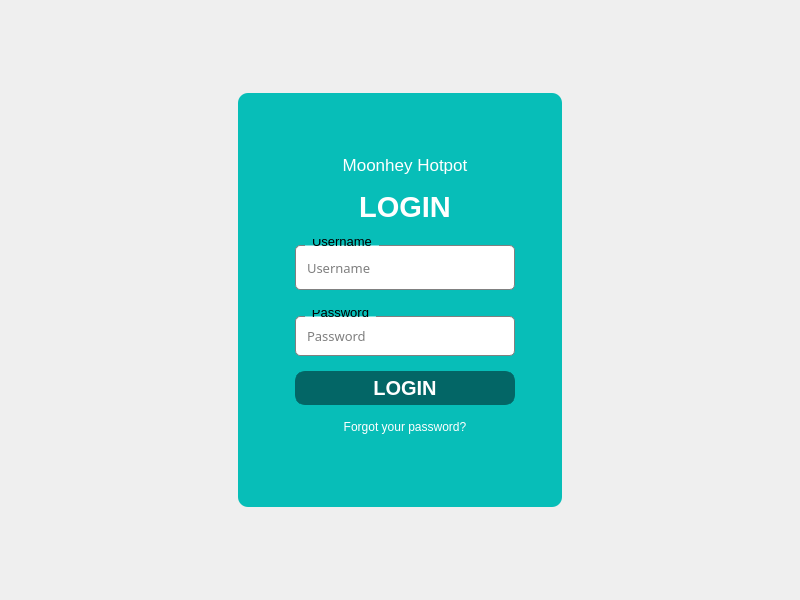
<?xml version="1.0" encoding="UTF-8"?>
<ui version="4.0">
 <class>MainWindow</class>
 <widget class="QMainWindow" name="MainWindow">
  <property name="geometry">
   <rect>
    <x>0</x>
    <y>0</y>
    <width>800</width>
    <height>600</height>
   </rect>
  </property>
  <property name="windowTitle">
   <string>MainWindow</string>
  </property>
  <property name="styleSheet">
   <string notr="true">#widget {
	background-color: #07BEB8;
	border-radius: 10px;
}

QLabel {
	color: #fff;
}

QGroupBox {
	border: 1px solid #808080;
	border-radius: 5px;
	background-color: #fff;
	margin-top: 6px;
}

QGroupBox:title {
	subcontrol-origin: margin;
	left: 10px;
	bottom: 5px;
	padding: 0 5px;
}

QLineEdit {
	border: none;
}

</string>
  </property>
  <widget class="QWidget" name="centralwidget">
   <layout class="QGridLayout" name="gridLayout_2">
    <item row="0" column="1">
     <spacer name="verticalSpacer_2">
      <property name="orientation">
       <enum>Qt::Orientation::Vertical</enum>
      </property>
      <property name="sizeHint" stdset="0">
       <size>
        <width>20</width>
        <height>59</height>
       </size>
      </property>
     </spacer>
    </item>
    <item row="1" column="0">
     <spacer name="horizontalSpacer_3">
      <property name="orientation">
       <enum>Qt::Orientation::Horizontal</enum>
      </property>
      <property name="sizeHint" stdset="0">
       <size>
        <width>209</width>
        <height>20</height>
       </size>
      </property>
     </spacer>
    </item>
    <item row="1" column="1">
     <widget class="QWidget" name="widget" native="true">
      <property name="minimumSize">
       <size>
        <width>0</width>
        <height>0</height>
       </size>
      </property>
      <layout class="QGridLayout" name="gridLayout">
       <item row="2" column="1">
        <spacer name="verticalSpacer_4">
         <property name="orientation">
          <enum>Qt::Orientation::Vertical</enum>
         </property>
         <property name="sizeHint" stdset="0">
          <size>
           <width>20</width>
           <height>64</height>
          </size>
         </property>
        </spacer>
       </item>
       <item row="1" column="1">
        <layout class="QVBoxLayout" name="verticalLayout_4">
         <property name="spacing">
          <number>15</number>
         </property>
         <item>
          <widget class="QLabel" name="companyName">
           <property name="font">
            <font>
             <pointsize>13</pointsize>
            </font>
           </property>
           <property name="text">
            <string>Moonhey Hotpot</string>
           </property>
           <property name="alignment">
            <set>Qt::AlignmentFlag::AlignCenter</set>
           </property>
          </widget>
         </item>
         <item>
          <widget class="QLabel" name="loginHeader">
           <property name="font">
            <font>
             <pointsize>22</pointsize>
             <bold>true</bold>
            </font>
           </property>
           <property name="text">
            <string>LOGIN</string>
           </property>
           <property name="alignment">
            <set>Qt::AlignmentFlag::AlignCenter</set>
           </property>
          </widget>
         </item>
         <item>
          <layout class="QVBoxLayout" name="verticalLayout_3">
           <property name="spacing">
            <number>20</number>
           </property>
           <item>
            <widget class="QGroupBox" name="groupBox">
             <property name="font">
              <font>
               <family>Segoe UI</family>
               <pointsize>10</pointsize>
               <bold>false</bold>
              </font>
             </property>
             <property name="title">
              <string>Username</string>
             </property>
             <layout class="QVBoxLayout" name="verticalLayout">
              <item>
               <widget class="QLineEdit" name="userlineEdit">
                <property name="minimumSize">
                 <size>
                  <width>200</width>
                  <height>25</height>
                 </size>
                </property>
                <property name="font">
                 <font>
                  <family>Segoe UI Light</family>
                  <pointsize>10</pointsize>
                  <bold>false</bold>
                 </font>
                </property>
                <property name="text">
                 <string/>
                </property>
                <property name="placeholderText">
                 <string>Username</string>
                </property>
               </widget>
              </item>
             </layout>
            </widget>
           </item>
           <item>
            <widget class="QGroupBox" name="groupBox_2">
             <property name="font">
              <font>
               <pointsize>10</pointsize>
               <bold>false</bold>
              </font>
             </property>
             <property name="title">
              <string>Password</string>
             </property>
             <layout class="QVBoxLayout" name="verticalLayout_2">
              <item>
               <widget class="QLineEdit" name="pwdlineEdit">
                <property name="font">
                 <font>
                  <family>Segoe UI Light</family>
                  <pointsize>10</pointsize>
                  <bold>false</bold>
                 </font>
                </property>
                <property name="text">
                 <string/>
                </property>
                <property name="echoMode">
                 <enum>QLineEdit::EchoMode::Password</enum>
                </property>
                <property name="placeholderText">
                 <string>Password</string>
                </property>
               </widget>
              </item>
             </layout>
            </widget>
           </item>
          </layout>
         </item>
         <item>
          <widget class="QPushButton" name="login_btn">
           <property name="font">
            <font>
             <pointsize>15</pointsize>
             <bold>true</bold>
            </font>
           </property>
           <property name="styleSheet">
            <string notr="true">QPushButton {
	background-color: #036666;
	color: #fff;
	border: 5px solid #036666;
	border-radius: 10px;
}

QPushButton:hover,
QPushButton:clicked {
	background-color: #99E2B4;
	border: 5px solid #99E2B4;
}</string>
           </property>
           <property name="text">
            <string>LOGIN</string>
           </property>
          </widget>
         </item>
         <item>
          <widget class="QPushButton" name="forgot_btn">
           <property name="minimumSize">
            <size>
             <width>0</width>
             <height>0</height>
            </size>
           </property>
           <property name="font">
            <font>
             <italic>false</italic>
            </font>
           </property>
           <property name="styleSheet">
            <string notr="true">QPushButton {
	border: none;
	color: #fff;
}

QPushButton:hover,
QPushButton:clicked {
	color: #99E2B4;
}</string>
           </property>
           <property name="text">
            <string>Forgot your password?</string>
           </property>
          </widget>
         </item>
        </layout>
       </item>
       <item row="1" column="0">
        <spacer name="horizontalSpacer_2">
         <property name="orientation">
          <enum>Qt::Orientation::Horizontal</enum>
         </property>
         <property name="sizeHint" stdset="0">
          <size>
           <width>48</width>
           <height>20</height>
          </size>
         </property>
        </spacer>
       </item>
       <item row="1" column="2">
        <spacer name="horizontalSpacer">
         <property name="orientation">
          <enum>Qt::Orientation::Horizontal</enum>
         </property>
         <property name="sizeHint" stdset="0">
          <size>
           <width>38</width>
           <height>20</height>
          </size>
         </property>
        </spacer>
       </item>
       <item row="0" column="1">
        <spacer name="verticalSpacer_3">
         <property name="orientation">
          <enum>Qt::Orientation::Vertical</enum>
         </property>
         <property name="sizeHint" stdset="0">
          <size>
           <width>20</width>
           <height>53</height>
          </size>
         </property>
        </spacer>
       </item>
      </layout>
     </widget>
    </item>
    <item row="1" column="2">
     <spacer name="horizontalSpacer_4">
      <property name="orientation">
       <enum>Qt::Orientation::Horizontal</enum>
      </property>
      <property name="sizeHint" stdset="0">
       <size>
        <width>209</width>
        <height>20</height>
       </size>
      </property>
     </spacer>
    </item>
    <item row="2" column="1">
     <spacer name="verticalSpacer">
      <property name="orientation">
       <enum>Qt::Orientation::Vertical</enum>
      </property>
      <property name="sizeHint" stdset="0">
       <size>
        <width>20</width>
        <height>59</height>
       </size>
      </property>
     </spacer>
    </item>
   </layout>
  </widget>
 </widget>
 <resources/>
 <connections/>
</ui>
